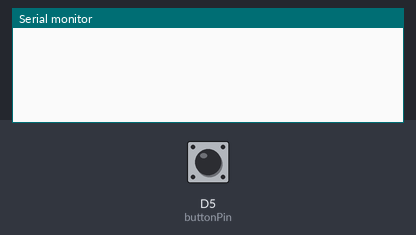
A sketch run on a simulated ESP8266 (Wemos D1 mini). Parts: the last lines printed to the serial monitor. Inputs (shaded band) come from the test bench; at power-on: D5 (buttonPin) LOW.

Above: at 1.2 s.
1.3 s: D5 (buttonPin) pulled HIGH for 0.15 s
At 1.7 s:
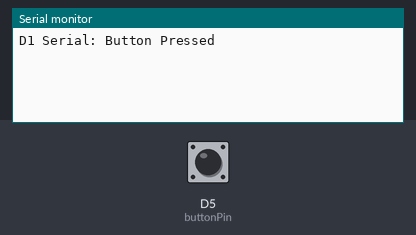
At 3.1 s:
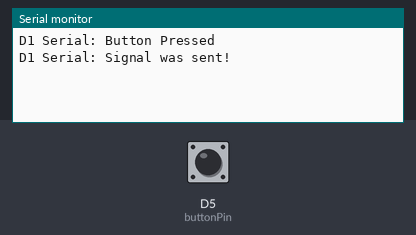

Measured:
- after the input at 1.3 s, the serial monitor: prints a new line at once (image 1)

The sketch:

Wemos.ino
```cpp
const int buttonPin = D5;  // Pin connected to the push button
const int relayPin = D6;   // Pin connected to the relay
#define TRIGGER_PIN D2 // GPIO4

void print(const char c[]) {
  Serial.print("D1 Serial: ");
  Serial.println(c);

  Serial1.print("D1 Serial 1: ");
  Serial1.println(c);
}


void sendSignalToCam(){
  // Trigger the ESP32-CAM to capture an image
  digitalWrite(TRIGGER_PIN, HIGH);
  delay(500); // wait for the ESP32-CAM to process the image
  digitalWrite(TRIGGER_PIN, LOW);
  print("Signal was sent!");
}


void setup() {
  Serial.begin(115200);
  Serial1.begin(115200);

  pinMode(TRIGGER_PIN, OUTPUT);
  digitalWrite(TRIGGER_PIN, LOW);
}

void loop() {
  // Read the state of the push button
  int buttonState = digitalRead(buttonPin);

  // Check if the button is pressed
  if (buttonState == HIGH) {
    // If the button is pressed, print "Button Pressed" to the serial output
    print("Button Pressed");

    sendSignalToCam();

    // Activate the relay
    digitalWrite(relayPin, HIGH);
  } else {
    // If the button is not pressed, print "Button Released" to the serial output
    //print("Button Released");

    // Deactivate the relay
    digitalWrite(relayPin, LOW);
  }

  delay(50);
}
```
